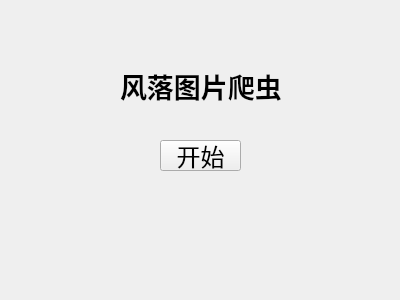
<?xml version="1.0" encoding="UTF-8"?>
<ui version="4.0">
 <class>Form</class>
 <widget class="QWidget" name="Form">
  <property name="geometry">
   <rect>
    <x>0</x>
    <y>0</y>
    <width>400</width>
    <height>300</height>
   </rect>
  </property>
  <property name="sizePolicy">
   <sizepolicy hsizetype="Fixed" vsizetype="Fixed">
    <horstretch>0</horstretch>
    <verstretch>0</verstretch>
   </sizepolicy>
  </property>
  <property name="minimumSize">
   <size>
    <width>400</width>
    <height>300</height>
   </size>
  </property>
  <property name="maximumSize">
   <size>
    <width>400</width>
    <height>300</height>
   </size>
  </property>
  <property name="windowTitle">
   <string>开始页面</string>
  </property>
  <property name="windowIcon">
   <iconset>
    <normaloff>logo.ico</normaloff>logo.ico</iconset>
  </property>
  <widget class="QLabel" name="label">
   <property name="geometry">
    <rect>
     <x>120</x>
     <y>60</y>
     <width>321</width>
     <height>51</height>
    </rect>
   </property>
   <property name="font">
    <font>
     <family>Yu Gothic UI Semibold</family>
     <pointsize>20</pointsize>
     <weight>75</weight>
     <bold>true</bold>
    </font>
   </property>
   <property name="text">
    <string>风落图片爬虫</string>
   </property>
  </widget>
  <widget class="QLabel" name="label_2">
   <property name="geometry">
    <rect>
     <x>0</x>
     <y>0</y>
     <width>401</width>
     <height>301</height>
    </rect>
   </property>
   <property name="text">
    <string/>
   </property>
   <property name="pixmap">
    <pixmap>Start.jpg</pixmap>
   </property>
  </widget>
  <widget class="QPushButton" name="pushButton">
   <property name="geometry">
    <rect>
     <x>160</x>
     <y>140</y>
     <width>81</width>
     <height>31</height>
    </rect>
   </property>
   <property name="font">
    <font>
     <family>楷体</family>
     <pointsize>18</pointsize>
    </font>
   </property>
   <property name="text">
    <string>开始</string>
   </property>
  </widget>
  <zorder>label_2</zorder>
  <zorder>label</zorder>
  <zorder>pushButton</zorder>
 </widget>
 <resources/>
 <connections/>
</ui>
